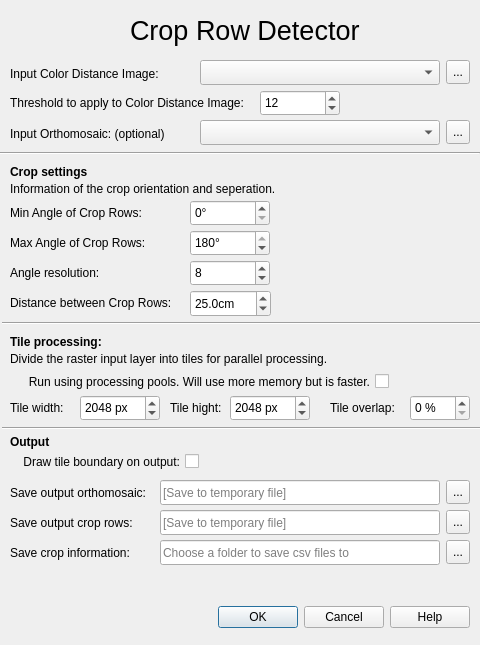
<?xml version="1.0" encoding="UTF-8"?>
<ui version="4.0">
 <class>CropRowToolbarDialog</class>
 <widget class="QDialog" name="CropRowToolbarDialog">
  <property name="geometry">
   <rect>
    <x>0</x>
    <y>0</y>
    <width>480</width>
    <height>645</height>
   </rect>
  </property>
  <property name="minimumSize">
   <size>
    <width>480</width>
    <height>645</height>
   </size>
  </property>
  <property name="maximumSize">
   <size>
    <width>480</width>
    <height>645</height>
   </size>
  </property>
  <property name="windowTitle">
   <string>SDU - Agro tools</string>
  </property>
  <property name="sizeGripEnabled">
   <bool>false</bool>
  </property>
  <property name="modal">
   <bool>false</bool>
  </property>
  <widget class="QLabel" name="input_label_cdc">
   <property name="geometry">
    <rect>
     <x>10</x>
     <y>60</y>
     <width>185</width>
     <height>27</height>
    </rect>
   </property>
   <property name="text">
    <string>Input Color Distance Image:</string>
   </property>
  </widget>
  <widget class="QLabel" name="logo">
   <property name="geometry">
    <rect>
     <x>10</x>
     <y>10</y>
     <width>101</width>
     <height>41</height>
    </rect>
   </property>
   <property name="text">
    <string/>
   </property>
   <property name="scaledContents">
    <bool>true</bool>
   </property>
  </widget>
  <widget class="Line" name="input_ref_line">
   <property name="geometry">
    <rect>
     <x>0</x>
     <y>150</y>
     <width>480</width>
     <height>6</height>
    </rect>
   </property>
   <property name="orientation">
    <enum>Qt::Horizontal</enum>
   </property>
  </widget>
  <widget class="QDialogButtonBox" name="dialog_button_box">
   <property name="geometry">
    <rect>
     <x>10</x>
     <y>605</y>
     <width>460</width>
     <height>25</height>
    </rect>
   </property>
   <property name="standardButtons">
    <set>QDialogButtonBox::Cancel|QDialogButtonBox::Help|QDialogButtonBox::Ok</set>
   </property>
   <property name="centerButtons">
    <bool>false</bool>
   </property>
  </widget>
  <widget class="QComboBox" name="input_file_cdc_combobox">
   <property name="geometry">
    <rect>
     <x>200</x>
     <y>60</y>
     <width>240</width>
     <height>25</height>
    </rect>
   </property>
  </widget>
  <widget class="QToolButton" name="input_file_cdc_button">
   <property name="geometry">
    <rect>
     <x>446</x>
     <y>60</y>
     <width>24</width>
     <height>24</height>
    </rect>
   </property>
   <property name="text">
    <string>...</string>
   </property>
  </widget>
  <widget class="QLabel" name="input_label_ortho">
   <property name="geometry">
    <rect>
     <x>10</x>
     <y>120</y>
     <width>185</width>
     <height>27</height>
    </rect>
   </property>
   <property name="text">
    <string>Input Orthomosaic: (optional)</string>
   </property>
  </widget>
  <widget class="QComboBox" name="input_file_ortho_combobox">
   <property name="geometry">
    <rect>
     <x>200</x>
     <y>120</y>
     <width>240</width>
     <height>25</height>
    </rect>
   </property>
  </widget>
  <widget class="QToolButton" name="input_file_ortho_button">
   <property name="geometry">
    <rect>
     <x>446</x>
     <y>120</y>
     <width>24</width>
     <height>24</height>
    </rect>
   </property>
   <property name="text">
    <string>...</string>
   </property>
  </widget>
  <widget class="QSpinBox" name="tile_width_spin_box">
   <property name="enabled">
    <bool>true</bool>
   </property>
   <property name="geometry">
    <rect>
     <x>80</x>
     <y>395</y>
     <width>80</width>
     <height>26</height>
    </rect>
   </property>
   <property name="suffix">
    <string> px</string>
   </property>
   <property name="prefix">
    <string/>
   </property>
   <property name="minimum">
    <number>100</number>
   </property>
   <property name="maximum">
    <number>10000</number>
   </property>
   <property name="singleStep">
    <number>100</number>
   </property>
   <property name="value">
    <number>2048</number>
   </property>
  </widget>
  <widget class="QSpinBox" name="tile_overlap_spin_box">
   <property name="enabled">
    <bool>true</bool>
   </property>
   <property name="geometry">
    <rect>
     <x>410</x>
     <y>395</y>
     <width>60</width>
     <height>26</height>
    </rect>
   </property>
   <property name="buttonSymbols">
    <enum>QAbstractSpinBox::UpDownArrows</enum>
   </property>
   <property name="suffix">
    <string> %</string>
   </property>
   <property name="prefix">
    <string/>
   </property>
   <property name="minimum">
    <number>0</number>
   </property>
   <property name="maximum">
    <number>90</number>
   </property>
   <property name="singleStep">
    <number>1</number>
   </property>
   <property name="value">
    <number>0</number>
   </property>
  </widget>
  <widget class="QSpinBox" name="tile_hight_spin_box">
   <property name="enabled">
    <bool>true</bool>
   </property>
   <property name="geometry">
    <rect>
     <x>230</x>
     <y>395</y>
     <width>80</width>
     <height>26</height>
    </rect>
   </property>
   <property name="suffix">
    <string> px</string>
   </property>
   <property name="prefix">
    <string/>
   </property>
   <property name="minimum">
    <number>100</number>
   </property>
   <property name="maximum">
    <number>10000</number>
   </property>
   <property name="singleStep">
    <number>100</number>
   </property>
   <property name="value">
    <number>2048</number>
   </property>
  </widget>
  <widget class="QLabel" name="tile_width_label">
   <property name="geometry">
    <rect>
     <x>10</x>
     <y>395</y>
     <width>60</width>
     <height>26</height>
    </rect>
   </property>
   <property name="font">
    <font>
     <weight>50</weight>
     <bold>false</bold>
    </font>
   </property>
   <property name="text">
    <string>Tile width:</string>
   </property>
  </widget>
  <widget class="QLabel" name="tile_heading">
   <property name="geometry">
    <rect>
     <x>10</x>
     <y>330</y>
     <width>100</width>
     <height>23</height>
    </rect>
   </property>
   <property name="font">
    <font>
     <weight>75</weight>
     <bold>true</bold>
    </font>
   </property>
   <property name="text">
    <string>Tile processing:</string>
   </property>
  </widget>
  <widget class="QLabel" name="tile_description">
   <property name="geometry">
    <rect>
     <x>10</x>
     <y>350</y>
     <width>460</width>
     <height>17</height>
    </rect>
   </property>
   <property name="font">
    <font>
     <weight>50</weight>
     <bold>false</bold>
    </font>
   </property>
   <property name="text">
    <string>Divide the raster input layer into tiles for parallel processing.</string>
   </property>
   <property name="wordWrap">
    <bool>true</bool>
   </property>
  </widget>
  <widget class="QLabel" name="tile_overlap_label">
   <property name="geometry">
    <rect>
     <x>330</x>
     <y>395</y>
     <width>70</width>
     <height>26</height>
    </rect>
   </property>
   <property name="font">
    <font>
     <weight>50</weight>
     <bold>false</bold>
    </font>
   </property>
   <property name="text">
    <string>Tile overlap:</string>
   </property>
  </widget>
  <widget class="QLabel" name="tile_hight_label">
   <property name="geometry">
    <rect>
     <x>170</x>
     <y>395</y>
     <width>60</width>
     <height>26</height>
    </rect>
   </property>
   <property name="font">
    <font>
     <weight>50</weight>
     <bold>false</bold>
    </font>
   </property>
   <property name="text">
    <string>Tile hight:</string>
   </property>
  </widget>
  <widget class="Line" name="tile_line">
   <property name="geometry">
    <rect>
     <x>2</x>
     <y>425</y>
     <width>480</width>
     <height>6</height>
    </rect>
   </property>
   <property name="orientation">
    <enum>Qt::Horizontal</enum>
   </property>
  </widget>
  <widget class="QLabel" name="output_ortho_label">
   <property name="geometry">
    <rect>
     <x>10</x>
     <y>480</y>
     <width>150</width>
     <height>25</height>
    </rect>
   </property>
   <property name="text">
    <string>Save output orthomosaic:</string>
   </property>
  </widget>
  <widget class="QLabel" name="output_heading">
   <property name="geometry">
    <rect>
     <x>10</x>
     <y>430</y>
     <width>480</width>
     <height>23</height>
    </rect>
   </property>
   <property name="font">
    <font>
     <weight>75</weight>
     <bold>true</bold>
    </font>
   </property>
   <property name="text">
    <string>Output</string>
   </property>
  </widget>
  <widget class="QToolButton" name="output_ortho_button">
   <property name="geometry">
    <rect>
     <x>446</x>
     <y>480</y>
     <width>24</width>
     <height>24</height>
    </rect>
   </property>
   <property name="text">
    <string>...</string>
   </property>
  </widget>
  <widget class="QLineEdit" name="output_ortho_line_edit">
   <property name="geometry">
    <rect>
     <x>160</x>
     <y>480</y>
     <width>280</width>
     <height>25</height>
    </rect>
   </property>
   <property name="placeholderText">
    <string>[Save to temporary file]</string>
   </property>
   <property name="clearButtonEnabled">
    <bool>true</bool>
   </property>
  </widget>
  <widget class="QCheckBox" name="tile_boundary_checkbox">
   <property name="geometry">
    <rect>
     <x>8</x>
     <y>450</y>
     <width>191</width>
     <height>23</height>
    </rect>
   </property>
   <property name="layoutDirection">
    <enum>Qt::RightToLeft</enum>
   </property>
   <property name="text">
    <string>Draw tile boundary on output:</string>
   </property>
   <property name="checked">
    <bool>false</bool>
   </property>
  </widget>
  <widget class="QLabel" name="min_angle_label">
   <property name="geometry">
    <rect>
     <x>10</x>
     <y>200</y>
     <width>151</width>
     <height>26</height>
    </rect>
   </property>
   <property name="font">
    <font>
     <weight>50</weight>
     <bold>false</bold>
    </font>
   </property>
   <property name="text">
    <string>Min Angle of Crop Rows:</string>
   </property>
  </widget>
  <widget class="QLabel" name="max_angle_label">
   <property name="geometry">
    <rect>
     <x>10</x>
     <y>230</y>
     <width>151</width>
     <height>26</height>
    </rect>
   </property>
   <property name="font">
    <font>
     <weight>50</weight>
     <bold>false</bold>
    </font>
   </property>
   <property name="text">
    <string>Max Angle of Crop Rows:</string>
   </property>
  </widget>
  <widget class="QLabel" name="crop_description">
   <property name="geometry">
    <rect>
     <x>10</x>
     <y>180</y>
     <width>460</width>
     <height>17</height>
    </rect>
   </property>
   <property name="font">
    <font>
     <weight>50</weight>
     <bold>false</bold>
    </font>
   </property>
   <property name="text">
    <string>Information of the crop orientation and seperation. </string>
   </property>
   <property name="wordWrap">
    <bool>true</bool>
   </property>
  </widget>
  <widget class="QSpinBox" name="min_angle_spin_box">
   <property name="enabled">
    <bool>true</bool>
   </property>
   <property name="geometry">
    <rect>
     <x>190</x>
     <y>200</y>
     <width>80</width>
     <height>26</height>
    </rect>
   </property>
   <property name="suffix">
    <string>°</string>
   </property>
   <property name="prefix">
    <string/>
   </property>
   <property name="minimum">
    <number>0</number>
   </property>
   <property name="maximum">
    <number>180</number>
   </property>
   <property name="singleStep">
    <number>1</number>
   </property>
   <property name="value">
    <number>0</number>
   </property>
  </widget>
  <widget class="QLabel" name="crop_heading">
   <property name="geometry">
    <rect>
     <x>10</x>
     <y>160</y>
     <width>100</width>
     <height>23</height>
    </rect>
   </property>
   <property name="font">
    <font>
     <weight>75</weight>
     <bold>true</bold>
    </font>
   </property>
   <property name="text">
    <string>Crop settings</string>
   </property>
  </widget>
  <widget class="QLabel" name="angle_resolution_label">
   <property name="geometry">
    <rect>
     <x>10</x>
     <y>260</y>
     <width>141</width>
     <height>26</height>
    </rect>
   </property>
   <property name="font">
    <font>
     <weight>50</weight>
     <bold>false</bold>
    </font>
   </property>
   <property name="text">
    <string>Angle resolution:</string>
   </property>
  </widget>
  <widget class="QSpinBox" name="max_angle_spin_box">
   <property name="enabled">
    <bool>true</bool>
   </property>
   <property name="geometry">
    <rect>
     <x>190</x>
     <y>230</y>
     <width>80</width>
     <height>26</height>
    </rect>
   </property>
   <property name="suffix">
    <string>°</string>
   </property>
   <property name="prefix">
    <string/>
   </property>
   <property name="minimum">
    <number>0</number>
   </property>
   <property name="maximum">
    <number>180</number>
   </property>
   <property name="singleStep">
    <number>1</number>
   </property>
   <property name="value">
    <number>180</number>
   </property>
  </widget>
  <widget class="QLabel" name="crop_row_distance_label">
   <property name="geometry">
    <rect>
     <x>10</x>
     <y>290</y>
     <width>171</width>
     <height>26</height>
    </rect>
   </property>
   <property name="font">
    <font>
     <weight>50</weight>
     <bold>false</bold>
    </font>
   </property>
   <property name="text">
    <string>Distance between Crop Rows: </string>
   </property>
  </widget>
  <widget class="QSpinBox" name="threshold_spin_box">
   <property name="enabled">
    <bool>true</bool>
   </property>
   <property name="geometry">
    <rect>
     <x>260</x>
     <y>90</y>
     <width>80</width>
     <height>26</height>
    </rect>
   </property>
   <property name="suffix">
    <string/>
   </property>
   <property name="prefix">
    <string/>
   </property>
   <property name="minimum">
    <number>1</number>
   </property>
   <property name="maximum">
    <number>255</number>
   </property>
   <property name="singleStep">
    <number>1</number>
   </property>
   <property name="value">
    <number>12</number>
   </property>
  </widget>
  <widget class="QLabel" name="threshold_label">
   <property name="geometry">
    <rect>
     <x>10</x>
     <y>90</y>
     <width>251</width>
     <height>26</height>
    </rect>
   </property>
   <property name="font">
    <font>
     <weight>50</weight>
     <bold>false</bold>
    </font>
   </property>
   <property name="text">
    <string>Threshold to apply to Color Distance Image:</string>
   </property>
  </widget>
  <widget class="QSpinBox" name="angle_resolution_spin_box">
   <property name="enabled">
    <bool>true</bool>
   </property>
   <property name="geometry">
    <rect>
     <x>190</x>
     <y>260</y>
     <width>80</width>
     <height>26</height>
    </rect>
   </property>
   <property name="suffix">
    <string/>
   </property>
   <property name="prefix">
    <string/>
   </property>
   <property name="minimum">
    <number>1</number>
   </property>
   <property name="maximum">
    <number>32</number>
   </property>
   <property name="singleStep">
    <number>1</number>
   </property>
   <property name="value">
    <number>8</number>
   </property>
  </widget>
  <widget class="QgsDoubleSpinBox" name="crop_row_distance_spinbox">
   <property name="geometry">
    <rect>
     <x>190</x>
     <y>290</y>
     <width>81</width>
     <height>27</height>
    </rect>
   </property>
   <property name="minimumSize">
    <size>
     <width>60</width>
     <height>26</height>
    </size>
   </property>
   <property name="buttonSymbols">
    <enum>QAbstractSpinBox::UpDownArrows</enum>
   </property>
   <property name="specialValueText">
    <string/>
   </property>
   <property name="prefix">
    <string/>
   </property>
   <property name="suffix">
    <string>cm</string>
   </property>
   <property name="decimals">
    <number>1</number>
   </property>
   <property name="maximum">
    <double>500.000000000000000</double>
   </property>
   <property name="value">
    <double>25.000000000000000</double>
   </property>
   <property name="showClearButton">
    <bool>false</bool>
   </property>
   <property name="clearValue">
    <bool>false</bool>
   </property>
  </widget>
  <widget class="Line" name="crop_line">
   <property name="geometry">
    <rect>
     <x>2</x>
     <y>320</y>
     <width>480</width>
     <height>6</height>
    </rect>
   </property>
   <property name="orientation">
    <enum>Qt::Horizontal</enum>
   </property>
  </widget>
  <widget class="QToolButton" name="output_crop_row_button">
   <property name="geometry">
    <rect>
     <x>446</x>
     <y>510</y>
     <width>24</width>
     <height>24</height>
    </rect>
   </property>
   <property name="text">
    <string>...</string>
   </property>
  </widget>
  <widget class="QLabel" name="output_crop_row_label">
   <property name="geometry">
    <rect>
     <x>10</x>
     <y>510</y>
     <width>150</width>
     <height>25</height>
    </rect>
   </property>
   <property name="text">
    <string>Save output crop rows:</string>
   </property>
  </widget>
  <widget class="QLineEdit" name="output_crop_row_line_edit">
   <property name="geometry">
    <rect>
     <x>160</x>
     <y>510</y>
     <width>280</width>
     <height>25</height>
    </rect>
   </property>
   <property name="placeholderText">
    <string>[Save to temporary file]</string>
   </property>
   <property name="clearButtonEnabled">
    <bool>true</bool>
   </property>
  </widget>
  <widget class="QCheckBox" name="use_processing_pools_checkbox">
   <property name="geometry">
    <rect>
     <x>8</x>
     <y>370</y>
     <width>381</width>
     <height>23</height>
    </rect>
   </property>
   <property name="layoutDirection">
    <enum>Qt::RightToLeft</enum>
   </property>
   <property name="text">
    <string>Run using processing pools. Will use more memory but is faster.</string>
   </property>
   <property name="checked">
    <bool>false</bool>
   </property>
  </widget>
  <widget class="QLineEdit" name="output_crop_folder_line_edit">
   <property name="geometry">
    <rect>
     <x>160</x>
     <y>540</y>
     <width>280</width>
     <height>25</height>
    </rect>
   </property>
   <property name="placeholderText">
    <string>Choose a folder to save csv files to</string>
   </property>
   <property name="clearButtonEnabled">
    <bool>true</bool>
   </property>
  </widget>
  <widget class="QLabel" name="output_crop_folder_label">
   <property name="geometry">
    <rect>
     <x>10</x>
     <y>540</y>
     <width>150</width>
     <height>25</height>
    </rect>
   </property>
   <property name="text">
    <string>Save crop information:</string>
   </property>
  </widget>
  <widget class="QToolButton" name="output_crop_folder_button">
   <property name="geometry">
    <rect>
     <x>446</x>
     <y>540</y>
     <width>24</width>
     <height>24</height>
    </rect>
   </property>
   <property name="text">
    <string>...</string>
   </property>
  </widget>
  <widget class="QLabel" name="heading">
   <property name="geometry">
    <rect>
     <x>130</x>
     <y>10</y>
     <width>331</width>
     <height>41</height>
    </rect>
   </property>
   <property name="font">
    <font>
     <pointsize>20</pointsize>
     <weight>50</weight>
     <bold>false</bold>
    </font>
   </property>
   <property name="text">
    <string>Crop Row Detector</string>
   </property>
  </widget>
 </widget>
 <customwidgets>
  <customwidget>
   <class>QgsDoubleSpinBox</class>
   <extends>QDoubleSpinBox</extends>
   <header>qgsdoublespinbox.h</header>
  </customwidget>
 </customwidgets>
 <resources/>
 <connections/>
</ui>
